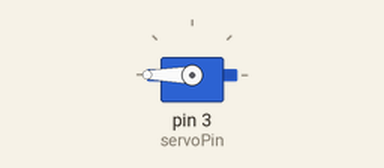
Bench run of a sketch on a simulated Arduino Uno, built with avr-gcc and run on an emulated ATmega328P. Parts: servo.

Above: at 1.05 s.
Timing chart, 0 to 5.6 s (numbered marks = the images above):
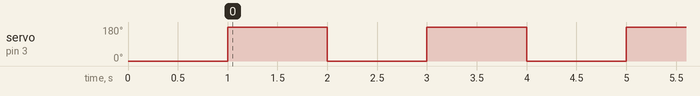

The sketch:

sg90.ino
```cpp
/**
 * SG90
 */
// 라이브러리 사용
#include <Servo.h>

// 서버 연결핀
const int servoPin = 3;
Servo myservo;

void setup(){
  // 서버 초기화
  myservo.attach(servoPin);
  myservo.write(0); // 0deg 유지
  delay(1000);
}


void loop() {
    myservo.write(180);
    delay(1000);
    myservo.write(0);
    delay(1000);
}
```

Measured:
- by itself, servo on pin 3 (servoPin): alternates 180° for 1.0 s and 0° for 1.0 s
